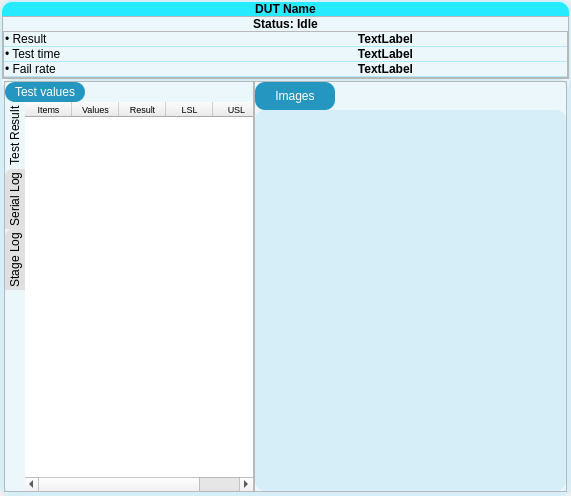
<?xml version="1.0" encoding="UTF-8"?>
<ui version="4.0">
 <class>Form</class>
 <widget class="QWidget" name="Form">
  <property name="geometry">
   <rect>
    <x>0</x>
    <y>0</y>
    <width>571</width>
    <height>496</height>
   </rect>
  </property>
  <property name="windowTitle">
   <string>Form</string>
  </property>
  <property name="styleSheet">
   <string notr="true">/*{
  border: none;
}*/
#dutFrame, #viewResultFrame{
	border: 2px solid #D5EEF7;
	border-radius: 10px;
	background-color: #EBF7FB;
}



#frame, #frame_2, #frame_3, #frame_4, #frame_5, #frame_6{
    background-color: rgba(38, 200, 255, 80); /* màu đen mờ (opacity 50/255) */
    max-height: 1px;   /* chỉ dày 1 pixel */
    min-height: 1px;
    border: none;

}

#viewResultFrame{
	border: 2px solid #D5EEF7;
	border-radius: 10px;
	background-color:#ebf7fb;

}

#imageFrame, #logFrame{
	background-color: #rgb(235, 247, 251);
}

#dutNameLabel{
	background-color: #26eaff;
	border-top-left-radius: 10px;
    border-top-right-radius: 10px;
}



QTextBrowser{
	background-color: #ffffff;
}

#dutImageLabel{
	background-color: #D5EEF7;
	border-radius: 10px;
}

QTabWidget::pane {
    /*border: 1px solid #26eaff;*/
    background-color: #ebf7fb;
	color: rgb(235, 247, 251);
}

QTabBar::tab {
    background-color: #e0e0e0;
   /* border: 1px solid #26eaff;*/
    border-top-left-radius: 8px;
    padding: 3px ;
}

QTabBar::tab:selected {
    background: #ebf7fb;
    border-bottom-color: #26eaff; /* Nối liền với nội dung */
}

#tableWidget{
	background-color: #fff;
	border-radius: 10px;
}

#viewHideBtn, #logLabel{
	background-color: #2596bf;
	color: #fff;
	border-radius: 10px;
}

QPushButton:hover {
    border: 2px solid #fff;    /* Darker border on hover */
}

QPushButton:pressed {
    border: 2px solid #2980b9;    /* Darker border on hover */
}



</string>
  </property>
  <layout class="QVBoxLayout" name="verticalLayout_2">
   <property name="spacing">
    <number>0</number>
   </property>
   <property name="leftMargin">
    <number>0</number>
   </property>
   <property name="topMargin">
    <number>0</number>
   </property>
   <property name="rightMargin">
    <number>0</number>
   </property>
   <property name="bottomMargin">
    <number>0</number>
   </property>
   <item>
    <widget class="QFrame" name="dutFrame">
     <property name="frameShape">
      <enum>QFrame::StyledPanel</enum>
     </property>
     <property name="frameShadow">
      <enum>QFrame::Raised</enum>
     </property>
     <layout class="QVBoxLayout" name="verticalLayout">
      <property name="spacing">
       <number>0</number>
      </property>
      <property name="leftMargin">
       <number>0</number>
      </property>
      <property name="topMargin">
       <number>0</number>
      </property>
      <property name="rightMargin">
       <number>0</number>
      </property>
      <property name="bottomMargin">
       <number>0</number>
      </property>
      <item>
       <widget class="QLabel" name="dutNameLabel">
        <property name="font">
         <font>
          <pointsize>9</pointsize>
          <weight>75</weight>
          <bold>true</bold>
         </font>
        </property>
        <property name="text">
         <string>DUT Name</string>
        </property>
        <property name="alignment">
         <set>Qt::AlignCenter</set>
        </property>
        <property name="margin">
         <number>2</number>
        </property>
       </widget>
      </item>
      <item>
       <widget class="QFrame" name="inspData">
        <property name="frameShape">
         <enum>QFrame::StyledPanel</enum>
        </property>
        <property name="frameShadow">
         <enum>QFrame::Raised</enum>
        </property>
        <layout class="QVBoxLayout" name="verticalLayout_7">
         <property name="spacing">
          <number>0</number>
         </property>
         <property name="leftMargin">
          <number>0</number>
         </property>
         <property name="topMargin">
          <number>0</number>
         </property>
         <property name="rightMargin">
          <number>0</number>
         </property>
         <property name="bottomMargin">
          <number>0</number>
         </property>
         <item alignment="Qt::AlignTop">
          <widget class="QLabel" name="dutStatusLabel">
           <property name="font">
            <font>
             <pointsize>9</pointsize>
             <weight>75</weight>
             <bold>true</bold>
            </font>
           </property>
           <property name="text">
            <string>Status: Idle</string>
           </property>
           <property name="alignment">
            <set>Qt::AlignCenter</set>
           </property>
           <property name="margin">
            <number>2</number>
           </property>
           <property name="indent">
            <number>1</number>
           </property>
          </widget>
         </item>
         <item>
          <widget class="QFrame" name="inspDetailFrame">
           <property name="frameShape">
            <enum>QFrame::StyledPanel</enum>
           </property>
           <property name="frameShadow">
            <enum>QFrame::Raised</enum>
           </property>
           <layout class="QGridLayout" name="gridLayout_2">
            <property name="leftMargin">
             <number>0</number>
            </property>
            <property name="topMargin">
             <number>0</number>
            </property>
            <property name="rightMargin">
             <number>0</number>
            </property>
            <property name="bottomMargin">
             <number>0</number>
            </property>
            <property name="spacing">
             <number>0</number>
            </property>
            <item row="5" column="1">
             <widget class="QFrame" name="frame_6">
              <property name="frameShape">
               <enum>QFrame::HLine</enum>
              </property>
              <property name="frameShadow">
               <enum>QFrame::Raised</enum>
              </property>
             </widget>
            </item>
            <item row="4" column="1">
             <widget class="QLabel" name="rateLabel">
              <property name="font">
               <font>
                <weight>75</weight>
                <bold>true</bold>
               </font>
              </property>
              <property name="text">
               <string>TextLabel</string>
              </property>
              <property name="alignment">
               <set>Qt::AlignCenter</set>
              </property>
              <property name="margin">
               <number>2</number>
              </property>
              <property name="indent">
               <number>1</number>
              </property>
             </widget>
            </item>
            <item row="0" column="1">
             <widget class="QLabel" name="resultLabel">
              <property name="font">
               <font>
                <weight>75</weight>
                <bold>true</bold>
               </font>
              </property>
              <property name="text">
               <string>TextLabel</string>
              </property>
              <property name="alignment">
               <set>Qt::AlignCenter</set>
              </property>
              <property name="margin">
               <number>2</number>
              </property>
              <property name="indent">
               <number>1</number>
              </property>
             </widget>
            </item>
            <item row="3" column="0">
             <widget class="QFrame" name="frame_3">
              <property name="frameShape">
               <enum>QFrame::HLine</enum>
              </property>
              <property name="frameShadow">
               <enum>QFrame::Raised</enum>
              </property>
             </widget>
            </item>
            <item row="0" column="0">
             <widget class="QLabel" name="label_6">
              <property name="maximumSize">
               <size>
                <width>200</width>
                <height>16777215</height>
               </size>
              </property>
              <property name="text">
               <string>• Result</string>
              </property>
              <property name="margin">
               <number>2</number>
              </property>
              <property name="indent">
               <number>1</number>
              </property>
             </widget>
            </item>
            <item row="5" column="0">
             <widget class="QFrame" name="frame_5">
              <property name="frameShape">
               <enum>QFrame::HLine</enum>
              </property>
              <property name="frameShadow">
               <enum>QFrame::Raised</enum>
              </property>
             </widget>
            </item>
            <item row="1" column="0">
             <widget class="QFrame" name="frame">
              <property name="sizePolicy">
               <sizepolicy hsizetype="Preferred" vsizetype="Fixed">
                <horstretch>0</horstretch>
                <verstretch>0</verstretch>
               </sizepolicy>
              </property>
              <property name="frameShape">
               <enum>QFrame::HLine</enum>
              </property>
              <property name="frameShadow">
               <enum>QFrame::Raised</enum>
              </property>
             </widget>
            </item>
            <item row="2" column="1">
             <widget class="QLabel" name="tTimeLabel">
              <property name="font">
               <font>
                <weight>75</weight>
                <bold>true</bold>
               </font>
              </property>
              <property name="text">
               <string>TextLabel</string>
              </property>
              <property name="alignment">
               <set>Qt::AlignCenter</set>
              </property>
              <property name="margin">
               <number>2</number>
              </property>
              <property name="indent">
               <number>1</number>
              </property>
             </widget>
            </item>
            <item row="4" column="0">
             <widget class="QLabel" name="label_10">
              <property name="maximumSize">
               <size>
                <width>200</width>
                <height>16777215</height>
               </size>
              </property>
              <property name="text">
               <string>• Fail rate</string>
              </property>
              <property name="margin">
               <number>2</number>
              </property>
              <property name="indent">
               <number>1</number>
              </property>
             </widget>
            </item>
            <item row="2" column="0">
             <widget class="QLabel" name="label_8">
              <property name="maximumSize">
               <size>
                <width>200</width>
                <height>16777215</height>
               </size>
              </property>
              <property name="text">
               <string>• Test time</string>
              </property>
              <property name="margin">
               <number>2</number>
              </property>
              <property name="indent">
               <number>1</number>
              </property>
             </widget>
            </item>
            <item row="1" column="1">
             <widget class="QFrame" name="frame_2">
              <property name="frameShape">
               <enum>QFrame::HLine</enum>
              </property>
              <property name="frameShadow">
               <enum>QFrame::Raised</enum>
              </property>
             </widget>
            </item>
            <item row="3" column="1">
             <widget class="QFrame" name="frame_4">
              <property name="frameShape">
               <enum>QFrame::HLine</enum>
              </property>
              <property name="frameShadow">
               <enum>QFrame::Raised</enum>
              </property>
             </widget>
            </item>
           </layout>
          </widget>
         </item>
        </layout>
       </widget>
      </item>
      <item>
       <widget class="QFrame" name="viewResultFrame">
        <property name="frameShape">
         <enum>QFrame::StyledPanel</enum>
        </property>
        <property name="frameShadow">
         <enum>QFrame::Raised</enum>
        </property>
        <layout class="QHBoxLayout" name="horizontalLayout">
         <property name="spacing">
          <number>0</number>
         </property>
         <property name="leftMargin">
          <number>0</number>
         </property>
         <property name="topMargin">
          <number>0</number>
         </property>
         <property name="rightMargin">
          <number>0</number>
         </property>
         <property name="bottomMargin">
          <number>0</number>
         </property>
         <item alignment="Qt::AlignLeft">
          <widget class="QCustomSlideMenu" name="logViewHide" native="true">
           <layout class="QVBoxLayout" name="verticalLayout_5">
            <property name="spacing">
             <number>0</number>
            </property>
            <property name="leftMargin">
             <number>0</number>
            </property>
            <property name="topMargin">
             <number>0</number>
            </property>
            <property name="rightMargin">
             <number>0</number>
            </property>
            <property name="bottomMargin">
             <number>0</number>
            </property>
            <item>
             <widget class="QFrame" name="logFrame">
              <property name="sizePolicy">
               <sizepolicy hsizetype="Preferred" vsizetype="Preferred">
                <horstretch>0</horstretch>
                <verstretch>0</verstretch>
               </sizepolicy>
              </property>
              <property name="minimumSize">
               <size>
                <width>250</width>
                <height>0</height>
               </size>
              </property>
              <property name="maximumSize">
               <size>
                <width>250</width>
                <height>16777215</height>
               </size>
              </property>
              <property name="frameShape">
               <enum>QFrame::StyledPanel</enum>
              </property>
              <property name="frameShadow">
               <enum>QFrame::Raised</enum>
              </property>
              <layout class="QVBoxLayout" name="verticalLayout_4">
               <property name="spacing">
                <number>0</number>
               </property>
               <property name="leftMargin">
                <number>0</number>
               </property>
               <property name="topMargin">
                <number>0</number>
               </property>
               <property name="rightMargin">
                <number>0</number>
               </property>
               <property name="bottomMargin">
                <number>0</number>
               </property>
               <item alignment="Qt::AlignLeft">
                <widget class="QLabel" name="logLabel">
                 <property name="minimumSize">
                  <size>
                   <width>80</width>
                   <height>20</height>
                  </size>
                 </property>
                 <property name="maximumSize">
                  <size>
                   <width>80</width>
                   <height>20</height>
                  </size>
                 </property>
                 <property name="text">
                  <string>Test values</string>
                 </property>
                 <property name="alignment">
                  <set>Qt::AlignCenter</set>
                 </property>
                 <property name="margin">
                  <number>0</number>
                 </property>
                 <property name="indent">
                  <number>1</number>
                 </property>
                </widget>
               </item>
               <item>
                <widget class="QTabWidget" name="logViewTabWidget">
                 <property name="maximumSize">
                  <size>
                   <width>250</width>
                   <height>16777215</height>
                  </size>
                 </property>
                 <property name="tabPosition">
                  <enum>QTabWidget::West</enum>
                 </property>
                 <property name="currentIndex">
                  <number>0</number>
                 </property>
                 <widget class="QWidget" name="testResultTab">
                  <attribute name="icon">
                   <iconset resource="resources.qrc">
                    <normaloff>:/blueIcon/assets/icons/blue/grid.svg</normaloff>:/blueIcon/assets/icons/blue/grid.svg</iconset>
                  </attribute>
                  <attribute name="title">
                   <string>Test Result</string>
                  </attribute>
                  <layout class="QVBoxLayout" name="verticalLayout_13">
                   <property name="spacing">
                    <number>0</number>
                   </property>
                   <property name="leftMargin">
                    <number>0</number>
                   </property>
                   <property name="topMargin">
                    <number>0</number>
                   </property>
                   <property name="rightMargin">
                    <number>0</number>
                   </property>
                   <property name="bottomMargin">
                    <number>0</number>
                   </property>
                   <item>
                    <widget class="QTableWidget" name="tableWidget">
                     <property name="font">
                      <font>
                       <family>Arial</family>
                       <pointsize>6</pointsize>
                      </font>
                     </property>
                     <property name="alternatingRowColors">
                      <bool>false</bool>
                     </property>
                     <property name="columnCount">
                      <number>5</number>
                     </property>
                     <attribute name="horizontalHeaderCascadingSectionResizes">
                      <bool>true</bool>
                     </attribute>
                     <attribute name="horizontalHeaderDefaultSectionSize">
                      <number>47</number>
                     </attribute>
                     <column>
                      <property name="text">
                       <string>Items</string>
                      </property>
                      <property name="font">
                       <font>
                        <family>MS Shell Dlg 2</family>
                        <pointsize>7</pointsize>
                       </font>
                      </property>
                     </column>
                     <column>
                      <property name="text">
                       <string>Values</string>
                      </property>
                      <property name="font">
                       <font>
                        <family>MS Shell Dlg 2</family>
                        <pointsize>7</pointsize>
                       </font>
                      </property>
                     </column>
                     <column>
                      <property name="text">
                       <string>Result</string>
                      </property>
                      <property name="font">
                       <font>
                        <pointsize>7</pointsize>
                       </font>
                      </property>
                     </column>
                     <column>
                      <property name="text">
                       <string>LSL</string>
                      </property>
                      <property name="font">
                       <font>
                        <family>MS Shell Dlg 2</family>
                        <pointsize>7</pointsize>
                       </font>
                      </property>
                     </column>
                     <column>
                      <property name="text">
                       <string>USL</string>
                      </property>
                      <property name="font">
                       <font>
                        <family>MS Shell Dlg 2</family>
                        <pointsize>7</pointsize>
                       </font>
                      </property>
                     </column>
                    </widget>
                   </item>
                  </layout>
                 </widget>
                 <widget class="QWidget" name="serialTab">
                  <attribute name="icon">
                   <iconset resource="resources.qrc">
                    <normaloff>:/blueIcon/assets/icons/blue/minimize-2.svg</normaloff>:/blueIcon/assets/icons/blue/minimize-2.svg</iconset>
                  </attribute>
                  <attribute name="title">
                   <string>Serial Log</string>
                  </attribute>
                  <layout class="QVBoxLayout" name="verticalLayout_15">
                   <property name="spacing">
                    <number>0</number>
                   </property>
                   <property name="leftMargin">
                    <number>0</number>
                   </property>
                   <property name="topMargin">
                    <number>0</number>
                   </property>
                   <property name="rightMargin">
                    <number>0</number>
                   </property>
                   <property name="bottomMargin">
                    <number>0</number>
                   </property>
                   <item>
                    <widget class="QTextBrowser" name="serial_textBrowser"/>
                   </item>
                  </layout>
                 </widget>
                 <widget class="QWidget" name="stageTab">
                  <attribute name="icon">
                   <iconset resource="resources.qrc">
                    <normaloff>:/blueIcon/assets/icons/blue/chevrons-right.svg</normaloff>:/blueIcon/assets/icons/blue/chevrons-right.svg</iconset>
                  </attribute>
                  <attribute name="title">
                   <string>Stage Log</string>
                  </attribute>
                  <layout class="QVBoxLayout" name="verticalLayout_14">
                   <property name="spacing">
                    <number>0</number>
                   </property>
                   <property name="leftMargin">
                    <number>0</number>
                   </property>
                   <property name="topMargin">
                    <number>0</number>
                   </property>
                   <property name="rightMargin">
                    <number>0</number>
                   </property>
                   <property name="bottomMargin">
                    <number>0</number>
                   </property>
                   <item>
                    <widget class="QTextBrowser" name="state_textBrowser">
                     <property name="sizePolicy">
                      <sizepolicy hsizetype="Preferred" vsizetype="Preferred">
                       <horstretch>0</horstretch>
                       <verstretch>0</verstretch>
                      </sizepolicy>
                     </property>
                     <property name="minimumSize">
                      <size>
                       <width>150</width>
                       <height>200</height>
                      </size>
                     </property>
                     <property name="maximumSize">
                      <size>
                       <width>250</width>
                       <height>16777215</height>
                      </size>
                     </property>
                    </widget>
                   </item>
                  </layout>
                 </widget>
                </widget>
               </item>
              </layout>
             </widget>
            </item>
           </layout>
          </widget>
         </item>
         <item>
          <widget class="QFrame" name="imageFrame">
           <property name="frameShape">
            <enum>QFrame::StyledPanel</enum>
           </property>
           <property name="frameShadow">
            <enum>QFrame::Raised</enum>
           </property>
           <layout class="QVBoxLayout" name="verticalLayout_3">
            <property name="spacing">
             <number>0</number>
            </property>
            <property name="leftMargin">
             <number>0</number>
            </property>
            <property name="topMargin">
             <number>0</number>
            </property>
            <property name="rightMargin">
             <number>0</number>
            </property>
            <property name="bottomMargin">
             <number>0</number>
            </property>
            <item alignment="Qt::AlignLeft">
             <widget class="QPushButton" name="viewHideBtn">
              <property name="minimumSize">
               <size>
                <width>80</width>
                <height>28</height>
               </size>
              </property>
              <property name="maximumSize">
               <size>
                <width>80</width>
                <height>28</height>
               </size>
              </property>
              <property name="cursor">
               <cursorShape>PointingHandCursor</cursorShape>
              </property>
              <property name="layoutDirection">
               <enum>Qt::LeftToRight</enum>
              </property>
              <property name="autoFillBackground">
               <bool>false</bool>
              </property>
              <property name="text">
               <string>Images</string>
              </property>
              <property name="icon">
               <iconset resource="resources.qrc">
                <normaloff>:/whiteIcon/assets/icons/white/image.svg</normaloff>:/whiteIcon/assets/icons/white/image.svg</iconset>
              </property>
              <property name="iconSize">
               <size>
                <width>15</width>
                <height>15</height>
               </size>
              </property>
             </widget>
            </item>
            <item>
             <widget class="QLabel" name="dutImageLabel">
              <property name="sizePolicy">
               <sizepolicy hsizetype="Expanding" vsizetype="Expanding">
                <horstretch>0</horstretch>
                <verstretch>0</verstretch>
               </sizepolicy>
              </property>
              <property name="minimumSize">
               <size>
                <width>200</width>
                <height>200</height>
               </size>
              </property>
              <property name="styleSheet">
               <string notr="true"/>
              </property>
              <property name="text">
               <string/>
              </property>
              <property name="scaledContents">
               <bool>false</bool>
              </property>
              <property name="alignment">
               <set>Qt::AlignCenter</set>
              </property>
             </widget>
            </item>
           </layout>
          </widget>
         </item>
        </layout>
       </widget>
      </item>
     </layout>
    </widget>
   </item>
  </layout>
 </widget>
 <customwidgets>
  <customwidget>
   <class>QCustomSlideMenu</class>
   <extends>QWidget</extends>
   <header location="global">Custom_Widgets.QCustomSlideMenu.h</header>
   <container>1</container>
  </customwidget>
 </customwidgets>
 <resources>
  <include location="resources.qrc"/>
 </resources>
 <connections/>
</ui>
